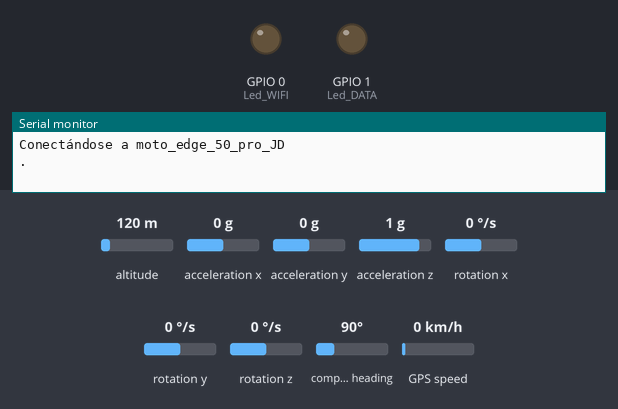
Bench run of a sketch on a simulated ESP32. On the bench: output pins drawn as LEDs (lit = HIGH), the last lines printed to the serial monitor. Wiring (inferred from the names in the program): MPU-6050 motion sensor at I2C address 0x68. The test bench sets the inputs (shaded band); at power-on: altitude 120 m, acceleration x 0 g, acceleration y 0 g, acceleration z 1 g, rotation x 0 °/s, rotation y 0 °/s, rotation z 0 °/s, compass heading 90°, GPS speed 0 km/h. WiFi joins after 1.5 s; servers stay silent unless stated; the GPS gets a fix after 3 s at 37.7749, -122.4194 with 8 satellites.

Above: at 0.1 s.
At 10.6 s:
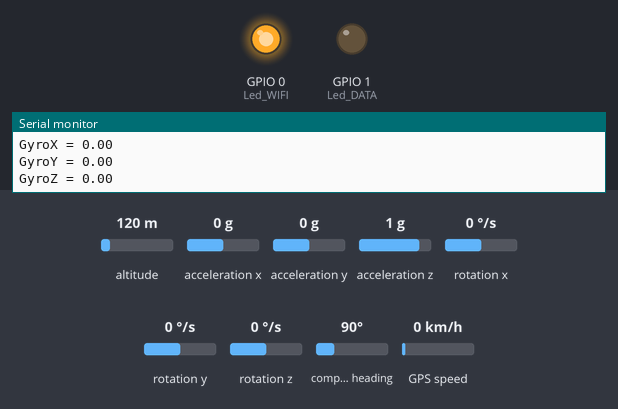
At 11.2 s:
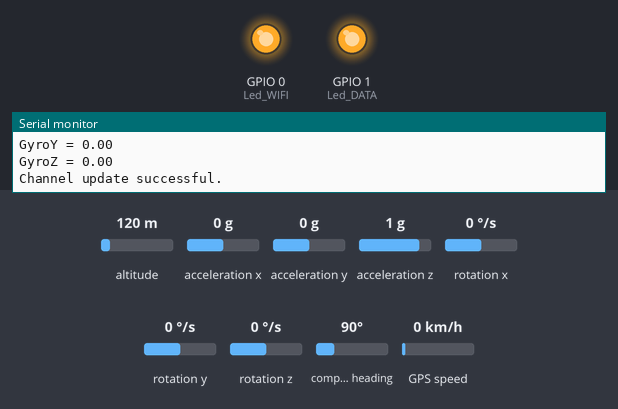
Timing chart, 0 to 12.7 s (numbered marks = the images above):
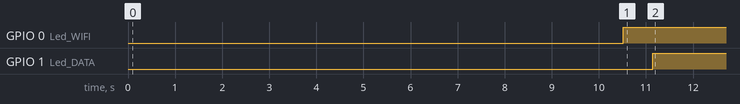

The sketch:

Telemetry_TS.ino
```cpp
#include <Wire.h>
#include <WiFi.h>
#include <PubSubClient.h>
#include <TinyGPS++.h>
#include "ThingSpeak.h"

// WiFi
const char* ssid = "moto_edge_50_pro_JD";  // Enter your Wi-Fi name
const char* password = "Canada031106";     // Enter Wi-Fi password

// ThingSpeak Acc/Gyro information
char thingSpeakAddress[] = "api.thingspeak.com";
unsigned long channelID = 2836731;
const char* readAPIKey = "1BG9R3W0JQ7SJUH5";
const char* writeAPIKey = "04T3CK2LUBAAMZMP";

// ThingSpeak GPS information
unsigned long channelID2 = 2836769;
const char* readAPIKey2 = "PX2SNOCAXFAW9LVW";
const char* writeAPIKey2 = "6WXACB51HFEZWCRC";

WiFiClient esp32Client;

// Define the RX and TX pins for GPS
#define RXD2 20
#define TXD2 21

#define SDA_PIN 8
#define SCL_PIN 9

#define GPS_BAUD 9600

// The TinyGPS++ object
TinyGPSPlus gps;

// Create an instance of the HardwareSerial class for Serial 2
HardwareSerial gpsSerial(2);

// 0: 250 dps (131 LSB/dps); 1: 500 dps (65.5 LSB/dps) ; 2: 1000 dps ( 32.8 LSB/dps) ; 3: 2000 dps (16.4 LSB/dps)
#define GYRO_CONFIG_MODE 0

// 0: 2g (16384 LSB/g); 1: 4g (8192 LSB/g) ; 2: 8g (4096 LSB/g) ; 3: 16g (2048 LSB/g)
#define ACC_CONFIG_MODE 1

#define MPU_POWER_REGISTER 0x6B
#define MPU_MODE 0x6C
#define GYRO_MODE 0x1A
#define GYRO_CONFIG 0x1B
#define ACCEL_INIT 0x1C
#define ACCEL_CONFIG 0x1D
#define accX_H 0x3B
#define accY_H 0x3D
#define accZ_H 0x3F
#define gyroX_H 0x43
#define gyroY_H 0x45
#define gyroZ_H 0x47

// I2C Address of MPU6050
const uint8_t MPU = 0x68;

// Calibration Time Assigned
unsigned long delay_cal = 3000;

float rawaccX = 0, rawaccY = 0, rawaccZ = 0, rawgyroX = 0, rawgyroY = 0, rawgyroZ = 0;
float gyroX, gyroY, gyroZ, accX, accY, accZ, calgyroX, calgyroY, calgyroZ, calaccX, calaccY, calaccZ;
float lat, lon, speed, alt, sat;

int Led_WIFI = 0;
int Led_DATA = 1;

void wifiInit() {
  Serial.print("Conectándose a ");
  Serial.println(ssid);

  WiFi.begin(ssid, password);

  while (WiFi.status() != WL_CONNECTED) {
    Serial.print(".");
    delay(500);
  }
  Serial.println("");
  Serial.println("Conectado a WiFi");
  Serial.println("Dirección IP: ");
  Serial.println(WiFi.localIP());
}

void getInfo_GPS() {
  lat = gps.location.lat();
  lon = gps.location.lng();
  speed = gps.speed.kmph();
  alt = gps.altitude.meters();
  sat = gps.satellites.value();
}

void gpsInfo() {
  while (gpsSerial.available() > 0) {
    gps.encode(gpsSerial.read());
  }
  if (gps.location.isUpdated()) {
    getInfo_GPS();
    displayInfo();
  } else {
    Serial.println("Inválido");
    getInfo_GPS();
    displayInfo();
  }
}

void displayInfo() {
  Serial.print("LAT: ");
  Serial.println(gps.location.lat(), 6);
  Serial.print("LONG: ");
  Serial.println(gps.location.lng(), 6);
  Serial.print("SPEED (km/h) = ");
  Serial.println(gps.speed.kmph());
  Serial.print("ALT (m)= ");
  Serial.println(gps.altitude.meters());
  Serial.print("Satellites = ");
  Serial.println(gps.satellites.value());
  Serial.println("");
}

void i2cWrite(uint8_t address, uint8_t reg, uint8_t val) {
  Wire.beginTransmission(address);
  Wire.write(reg);
  Wire.write(val);
  Wire.endTransmission();
}

// Read 2 Bytes from a given register address i.e H and L
int16_t i2cRead(uint8_t address, int8_t reg) {
  int16_t temp = 0;
  Wire.beginTransmission(address);
  Wire.write(reg);
  Wire.endTransmission(false);
  Wire.requestFrom(address, 2, true);
  temp = (Wire.read() << 8 | Wire.read());
  return temp;
}

// status implies the calibration mode
void printAcc(bool status) {
  if (status) {
    Serial.printf("Calibrated AccX = ");
    Serial.println(calaccX);
    Serial.printf("Calibrated AccY = ");
    Serial.println(calaccY);
    Serial.printf("Calibrated AccZ = ");
    Serial.println(calaccZ);
  } else {
    Serial.printf("AccX = ");
    Serial.println(accX);
    Serial.printf("AccY = ");
    Serial.println(accY);
    Serial.printf("AccZ = ");
    Serial.println(accZ);
  }
}

void printGyro(bool status) {
  if (status) {
    Serial.printf("Calibrated GyroX = ");
    Serial.println(calgyroX);
    Serial.printf("Calibrated GyroY = ");
    Serial.println(calgyroY);
    Serial.printf("Calibrated GyroZ = ");
    Serial.println(calgyroZ);
  } else {
    Serial.printf("GyroX = ");
    Serial.println(gyroX);
    Serial.printf("GyroY = ");
    Serial.println(gyroY);
    Serial.printf("GyroZ = ");
    Serial.println(gyroZ);
  }
}

void powMan() {
  // Access the Power Management Register 1 (107)
  // Configured at no sleep mode
  i2cWrite(MPU, MPU_POWER_REGISTER, 0);

  // Access the Power Management Register 2 (108)
  // Configured at all readings
  i2cWrite(MPU, MPU_MODE, 0);
}

// 0: 250 dps (131 LSB/dps); 1: 500 dps (65.5 LSB/dps) ; 2: 1000 dps ( 32.8 LSB/dps) ; 3: 2000 dps (16.4 LSB/dps)
void gyroConfig(uint8_t choice) {
  uint8_t val;
  switch (choice) {
    case 0:
      val = 0b00000001;
      break;
    case 1:
      val = 0b00001001;
      break;
    case 2:
      val = 0b00010001;
      break;
    case 3:
      val = 0b00011001;
      break;
    default:
      Serial.printf("Invalid input! By default Case 0 selected\n");
      val = 0b00000001;
      break;
  }

  // Accessing Register 26
  // Selecting Mode 0
  i2cWrite(MPU, GYRO_MODE, 0x00);


  // // Accessing Register 27 (Gryo Config Register)
  // Setting the full scale range to 250dps
  i2cWrite(MPU, GYRO_CONFIG, val);
}

// 0: 2g (16384 LSB/g); 1: 4g (8192 LSB/g) ; 2: 8g (4096 LSB/g) ; 3: 16g (2048 LSB/g)
void accConfig(uint8_t choice) {
  uint8_t val;
  switch (choice) {
    case 0:
      val = 0b00000000;  // 0x00
      break;
    case 1:
      val = 0b00001000;  // 0x80
      break;
    case 2:
      val = 0b00010000;  // 0x10
      break;
    case 3:
      val = 0b00011000;  // 0x11
      break;
    default:
      Serial.printf("Invalid input! By default Case 0 selected\n");
      val = 0b00000000;  // 0x00
      break;
  }

  // Accessing Register 28 (Accel Config Initial)
  i2cWrite(MPU, ACCEL_INIT, val);

  // Accessing Register 29 (Accel Config Filter)
  // Selecting the mode ACCEL_CHOICE = 1 with BW = 1.13kHz
  i2cWrite(MPU, ACCEL_CONFIG, 0b00001000);
}

// Status will detect whether in caliberation mode or not -> true if in setup
void accData(bool status, int choice) {
  float rawVal;
  switch (choice) {
    case 0:
      rawVal = 16384.0;
      break;
    case 1:
      rawVal = 8192.0;
      break;
    case 2:
      rawVal = 4096.0;
      break;
    case 3:
      rawVal = 2048.0;
      break;
  }

  if (status) {
    // Registers 59 - 64: AccX_H, AccX_L, AccY_H, AccY_L, AccZ_H, AccZ_L {They provide raw value}
    unsigned int count = 0;
    unsigned long initTime = millis();
    Serial.printf("Do not move! Starting calibration for %d seconds\n", (delay_cal / 1000));
    // In the loop for 3 seconds
    while (millis() - initTime <= delay_cal) {
      rawaccX += (i2cRead(MPU, accX_H)) / rawVal;
      rawaccY += (i2cRead(MPU, accY_H)) / rawVal;
      rawaccZ += ((i2cRead(MPU, accZ_H)) / rawVal) - 1;
      count++;
    }
    Serial.printf("Count = %d\n", count);
    Serial.printf("Calibration done!\n");
    calaccX = (float)rawaccX / count;
    calaccY = (float)rawaccY / count;
    calaccZ = (float)rawaccZ / count;
    printAcc(true);
  } else {
    // Registers 59 - 64: AccX_H, AccX_L, AccY_H, AccY_L, AccZ_H, AccZ_L {They provide raw value}
    accX = (i2cRead(MPU, accX_H) / rawVal) - calaccX;
    accY = (i2cRead(MPU, accY_H) / rawVal) - calaccY;
    accZ = (i2cRead(MPU, accZ_H) / rawVal) - calaccZ;
    printAcc(false);
  }
}

// 0: 250 dps (131 LSB/dps); 1: 500 dps (65.5 LSB/dps) ; 2: 1000 dps ( 32.8 LSB/dps) ; 3: 2000 dps (16.4 LSB/dps)
void gyroData(bool status, int choice) {
  float rawVal;
  switch (choice) {
    case 0:
      rawVal = 131.0;
      break;
    case 1:
      rawVal = 65.5;
      break;
    case 2:
      rawVal = 32.8;
      break;
    case 3:
      rawVal = 16.4;
      break;
  }
  // Registers 67-72: GyroX_H, GyroX_L, GyroY_H, GyroY_L, GyroZ_H, GyroZ_L {They provide raw value}
  if (status) {
    unsigned int count = 0;
    unsigned long initTime = millis();
    Serial.printf("Do not move! Starting calibration for %d seconds\n", (delay_cal / 1000));
    // In the loop for 3 seconds
    while (millis() - initTime <= delay_cal) {
      rawgyroX += (i2cRead(MPU, gyroX_H)) / rawVal;
      rawgyroY += (i2cRead(MPU, gyroY_H)) / rawVal;
      rawgyroZ += (i2cRead(MPU, gyroZ_H)) / rawVal;
      count++;
    }
    Serial.printf("Count = %d\n", count);
    Serial.printf("Calibration done!\n");
    calgyroX = (float)rawgyroX / count;
    calgyroY = (float)rawgyroY / count;
    calgyroZ = (float)rawgyroZ / count;
    printGyro(true);
  } else {
    gyroX = (i2cRead(MPU, gyroX_H)) / rawVal - calgyroX;
    gyroY = (i2cRead(MPU, gyroY_H)) / rawVal - calgyroY;
    gyroZ = (i2cRead(MPU, gyroZ_H)) / rawVal - calgyroZ;
    printGyro(false);
  }
}

void sendTS() {
  ThingSpeak.setField(1, lat);
  ThingSpeak.setField(2, lon);
  ThingSpeak.setField(3, speed);
  ThingSpeak.setField(4, alt);
  int y = ThingSpeak.writeFields(channelID2, writeAPIKey2);
  ThingSpeak.setField(1, accX);
  ThingSpeak.setField(2, accY);
  ThingSpeak.setField(3, accZ);
  ThingSpeak.setField(4, gyroX);
  ThingSpeak.setField(5, gyroY);
  ThingSpeak.setField(6, gyroZ);
  int x = ThingSpeak.writeFields(channelID, writeAPIKey);
  if (x == 200){
      Serial.println("Channel update successful.");
      digitalWrite(Led_DATA, HIGH);
    }
  else {
    Serial.println("Problem updating channel. HTTP error code " + String(x));
    digitalWrite(Led_DATA, LOW);
  }
}

void setup() {
  Serial.begin(115200);
  pinMode(Led_WIFI, OUTPUT);
  pinMode(Led_DATA, OUTPUT);

  Wire.begin(SDA_PIN, SCL_PIN);

  wifiInit();
  ThingSpeak.begin(esp32Client);

  gpsSerial.begin(GPS_BAUD, SERIAL_8N1, RXD2, TXD2);

  // Using the I2C communication at fast mode (400kHz)
  Wire.setClock(400000);
  // Calling the power management function
  powMan();
  // Selection Mode 0: 250dps
  gyroConfig(GYRO_CONFIG_MODE);
  // Selection Mode 2: +-8g
  accConfig(ACC_CONFIG_MODE);
  // Calibration for Acceleration
  accData(true, ACC_CONFIG_MODE);
  // Calibration for Gyroscope
  gyroData(true, GYRO_CONFIG_MODE);
  delay(3000);
}

void loop() {
  if (WiFi.status() == WL_CONNECTED) {
    digitalWrite(Led_WIFI, HIGH);
  } else if (WiFi.status() != WL_CONNECTED) {
    digitalWrite(Led_WIFI, LOW);
  }
  gpsInfo();
  accData(false, ACC_CONFIG_MODE);
  gyroData(false, GYRO_CONFIG_MODE);
  sendTS();
  delay(500);
}
```

Measured:
- by itself, GPIO 0 (Led_WIFI): LOW → HIGH at 10.5 s
- by itself, GPIO 1 (Led_DATA): LOW → HIGH at 11.1 s
